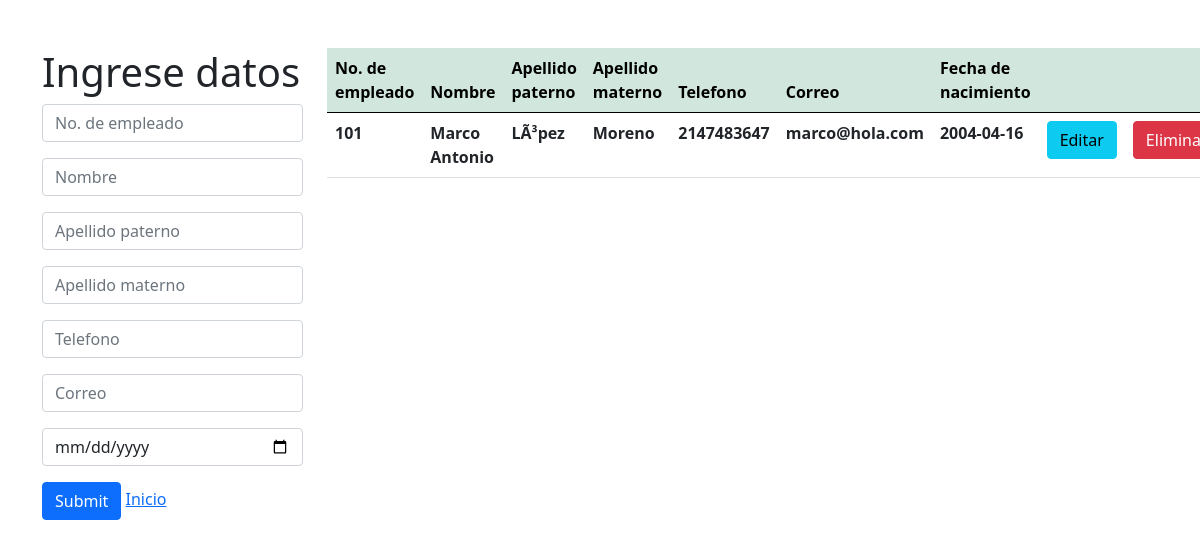
The app's page /crud_empleado/empleado.php with its own data.
### tables this page shows
CREATE TABLE `empleado` (
  `no_empleado` int(15) NOT NULL,
  `nombre` varchar(50) NOT NULL,
  `apellido_p` varchar(50) NOT NULL,
  `apellido_m` varchar(50) NOT NULL,
  `tel` int(10) NOT NULL,
  `correo` varchar(50) NOT NULL,
  `fecha` date NOT NULL
);

### crud_empleado/empleado.php (the view, shortened to what this page needs)
<?php
    $con=conectar();
    $sql="SELECT *  FROM empleado";
    $query=mysqli_query($con,$sql);
?>
<!DOCTYPE html>
<html lang="en">
    <head>
        <link href="css/style.css" rel="stylesheet">
        <link href="https://cdn.jsdelivr.net/npm/bootstrap@5.0.0-beta1/dist/css/bootstrap.min.css" rel="stylesheet">
    </head>
    <body>
            <div class="container mt-5">
                    <div class="row">
                        <div class="col-md-3">
                            <h1>Ingrese datos</h1>
                                <form action="insertar.php" method="POST">
                                    <input type="text" class="form-control mb-3" name="no_empleado" placeholder="No. de empleado">
                                    <input type="text" class="form-control mb-3" name="nombre" placeholder="Nombre">
                                    <input type="text" class="form-control mb-3" name="apellido_p" placeholder="Apellido paterno">
                                    <input type="text" class="form-control mb-3" name="apellido_m" placeholder="Apellido materno">
                                    <input type="text" class="form-control mb-3" name="tel" placeholder="Telefono">
                                    <input type="text" class="form-control mb-3" name="correo" placeholder="Correo">
                                    <input type="date" class="form-control mb-3" name="fecha" placeholder="Fecha de nacimiento">
                                    <input type="submit" class="btn btn-primary">
                                    <a href="/daweb_uii_5i/Proyecto_Mimbela_cfe/index.php">Inicio</a></li>
                                </form>
                        </div>
                        <div class="col-md-8">
                            <table class="table" >
                                <thead class="table-success table-striped" >
                                    <tr>
                                        <th>No. de empleado</th>
                                        <th>Nombre</th>
                                        <th>Apellido paterno</th>
                                        <th>Apellido materno</th>
                                        <th>Telefono</th>
                                        <th>Correo</th>
                                        <th>Fecha de nacimiento</th>
                                        <th></th>
                                        <th></th>
                                    </tr>
                                </thead>
                                <tbody>
                                        <?php
                                            while($row=mysqli_fetch_array($query)){
                                        ?>
                                            <tr>
                                                <th><?php  echo $row['no_empleado']?></th>
                                                <th><?php  echo $row['nombre']?></th>
                                                <th><?php  echo $row['apellido_p']?></th>
                                                <th><?php  echo $row['apellido_m']?></th>
                                                <th><?php  echo $row['tel']?></th>
                                                <th><?php  echo $row['correo']?></th>
                                                <th><?php  echo $row['fecha']?></th>
                                                <th><a href="actualizar.php?id=<?php echo $row['no_empleado'] ?>" class="btn btn-info">Editar</a></th>
                                                <th><a href="delete.php?id=<?php echo $row['no_empleado'] ?>" class="btn btn-danger">Eliminar</a></th>
                                            </tr>
                                        <?php
                                            }
                                        ?>
                                </tbody>
                            </table>
                        </div>
                    </div>
            </div>
    </body>
</html>

### style.css (style rules this page uses)
* { -webkit-box-sizing: border-box; -moz-box-sizing: border-box; box-sizing: border-box; margin:0px; padding:0px; }
body { background:#f2f2f2; color: black; font-family:Arial, helvetica, sans-serif; }
a { text-decoration: none; color:#008E5A; }

### records on screen
empleado: no_empleado "101", nombre "Marco Antonio", apellido_p "LÃ³pez", apellido_m "Moreno", tel "2147483647", correo "marco@hola.com", fecha "2004-04-16"
